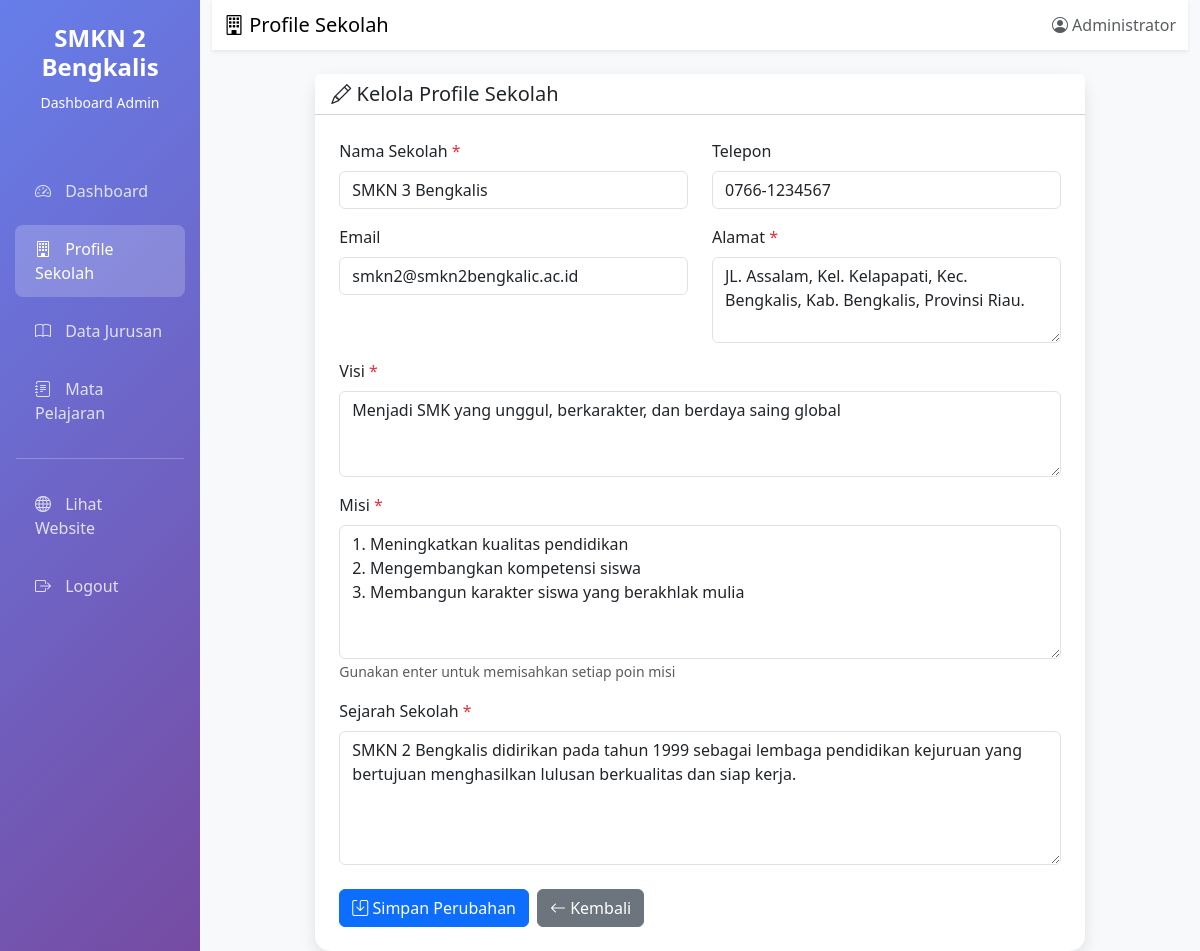
Screenshot of /dashboard/profile.php (signed in) with the database file from the repository.
### tables this page shows
CREATE TABLE `profile_sekolah` (
  `id` int NOT NULL,
  `nama_sekolah` varchar(100) NOT NULL,
  `alamat` text NOT NULL,
  `telepon` varchar(20) DEFAULT NULL,
  `email` varchar(50) DEFAULT NULL,
  `visi` text,
  `misi` text,
  `sejarah` text,
  `logo` varchar(255) DEFAULT NULL,
  `updated_at` timestamp NULL DEFAULT CURRENT_TIMESTAMP ON UPDATE CURRENT_TIMESTAMP
);

### dashboard/profile.php (the view, shortened to what this page needs)
<?php
$conn = getConnection();
$query = "SELECT * FROM profile_sekolah LIMIT 1";
$result = $conn->query($query);
$profile = $result->fetch_assoc();
?>
<!DOCTYPE html>
<html lang="id">
<head>
    <link href="https://cdn.jsdelivr.net/npm/bootstrap@5.3.0/dist/css/bootstrap.min.css" rel="stylesheet">
    <link rel="stylesheet" href="https://cdn.jsdelivr.net/npm/bootstrap-icons@1.10.0/font/bootstrap-icons.css">
</head>
<body>
    <div class="container-fluid">
        <div class="row">
            <div class="col-md-2 p-0 sidebar">
                <div class="text-center py-4">
                    <h4 class="fw-bold">SMKN 2 Bengkalis</h4>
                    <small>Dashboard Admin</small>
                </div>
                <nav class="nav flex-column mt-4">
                    <a class="nav-link" href="index.php">
                        <i class="bi bi-speedometer2"></i> Dashboard
                    </a>
                    <a class="nav-link active" href="profile.php">
                        <i class="bi bi-building"></i> Profile Sekolah
                    </a>
                    <a class="nav-link" href="jurusan.php">
                        <i class="bi bi-book"></i> Data Jurusan
                    </a>
                    <a class="nav-link" href="mata_pelajaran.php">
                        <i class="bi bi-journal-text"></i> Mata Pelajaran
                    </a>
                    <hr class="text-white mx-3">
                    <a class="nav-link" href="../profile/" target="_blank">
                        <i class="bi bi-globe"></i> Lihat Website
                    </a>
                    <a class="nav-link" href="../logout.php" onclick="return confirm('Yakin ingin logout?')">
                        <i class="bi bi-box-arrow-right"></i> Logout
                    </a>
                </nav>
            </div>
            <div class="col-md-10">
                <nav class="navbar navbar-light bg-white shadow-sm mb-4">
                    <div class="container-fluid">
                        <span class="navbar-brand mb-0 h1">
                            <i class="bi bi-building"></i> Profile Sekolah
                        </span>
                        <span class="text-muted">
                            <i class="bi bi-person-circle"></i>
                            <?php echo $_SESSION['admin_nama']; ?>
                        </span>
                    </div>
                </nav>
                <div class="container-fluid px-4">
                    <div class="row justify-content-center">
                        <div class="col-md-10">
                            <div class="card form-card">
                                <div class="card-header bg-white">
                                    <h5 class="mb-0">
                                        <i class="bi bi-pencil"></i> Kelola Profile Sekolah
                                    </h5>
                                </div>
                                <div class="card-body p-4">
                                    <form method="POST" action="">
                                        <div class="row">
                                            <div class="col-md-6 mb-3">
                                                <label for="nama_sekolah" class="form-label">
                                                    Nama Sekolah <span class="text-danger">*</span>
                                                </label>
                                                <input type="text" class="form-control" id="nama_sekolah"
                                                       name="nama_sekolah" required
                                                       value="<?php echo $profile ? $profile['nama_sekolah'] : ''; ?>">
                                            </div>
                                            <div class="col-md-6 mb-3">
                                                <label for="telepon" class="form-label">
                                                    Telepon
                                                </label>
                                                <input type="text" class="form-control" id="telepon"
                                                       name="telepon"
                                                       value="<?php echo $profile ? $profile['telepon'] : ''; ?>">
                                            </div>
                                        </div>
                                        <div class="row">
                                            <div class="col-md-6 mb-3">
                                                <label for="email" class="form-label">
                                                    Email
                                                </label>
                                                <input type="email" class="form-control" id="email"
                                                       name="email"
                                                       value="<?php echo $profile ? $profile['email'] : ''; ?>">
                                            </div>
                                            <div class="col-md-6 mb-3">
                                                <label for="alamat" class="form-label">
                                                    Alamat <span class="text-danger">*</span>
                                                </label>
                                                <textarea class="form-control" id="alamat" name="alamat"
                                                          rows="3" required><?php echo $profile ? $profile['alamat'] : ''; ?></textarea>
                                            </div>
                                        </div>
                                        <div class="mb-3">
                                            <label for="visi" class="form-label">
                                                Visi <span class="text-danger">*</span>
                                            </label>
                                            <textarea class="form-control" id="visi" name="visi"
                                                      rows="3" required><?php echo $profile ? $profile['visi'] : ''; ?></textarea>
                                        </div>
                                        <div class="mb-3">
                                            <label for="misi" class="form-label">
                                                Misi <span class="text-danger">*</span>
                                            </label>
                                            <textarea class="form-control" id="misi" name="misi"
                                                      rows="5" required><?php echo $profile ? $profile['misi'] : ''; ?></textarea>
                                            <small class="text-muted">Gunakan enter untuk memisahkan setiap poin misi</small>
                                        </div>
                                        <div class="mb-4">
                                            <label for="sejarah" class="form-label">
                                                Sejarah Sekolah <span class="text-danger">*</span>
                                            </label>
                                            <textarea class="form-control" id="sejarah" name="sejarah"
                                                      rows="5" required><?php echo $profile ? $profile['sejarah'] : ''; ?></textarea>
                                        </div>
                                        <div class="d-flex gap-2">
                                            <button type="submit" class="btn btn-primary">
                                                <i class="bi bi-save"></i> Simpan Perubahan
                                            </button>
                                            <a href="index.php" class="btn btn-secondary">
                                                <i class="bi bi-arrow-left"></i> Kembali
                                            </a>
                                        </div>
                                    </form>
                                </div>
                            </div>
                        </div>
                    </div>
                </div>
            </div>
        </div>
    </div>
</body>
</html>

### dashboard/profile.php (style rules this page uses)
:root { --primary-color: #667eea; --secondary-color: #764ba2; }
body { background-color: #f8f9fa; }
.sidebar { min-height: 100vh; background: linear-gradient(135deg, var(--primary-color) 0%, var(--secondary-color) 100%); color: white; }
.sidebar .nav-link { color: rgba(255,255,255,0.8); padding: 12px 20px; margin: 5px 15px; border-radius: 8px; transition: all 0.3s; }
.sidebar .nav-link:hover, .sidebar .nav-link.active { background: rgba(255,255,255,0.2); color: white; }
.sidebar .nav-link i { margin-right: 10px; width: 20px; }
.form-card { border-radius: 15px; border: none; box-shadow: 0 5px 15px rgba(0,0,0,0.1); }

### rows the page displays
profile_sekolah: nama_sekolah "SMKN 3 Bengkalis", telepon "0766-1234567", email "smkn2@smkn2bengkalic.ac.id", alamat "JL. Assalam, Kel. Kelapapati, Kec. Bengkalis, Kab. Bengkalis, Provinsi Riau.", visi "Menjadi SMK yang unggul, berkarakter, dan berdaya saing global", misi "1. Meningkatkan kualitas pendidikan 2. Mengembangkan kompetensi siswa 3. Membangun karakter siswa yang berakhlak mulia", sejarah "SMKN 2 Bengkalis didirikan pada tahun 1999 sebagai lembaga pendidikan kejuruan yang bertujuan menghasilkan lulusan berkualitas dan siap kerja."

### other values shown
$_SESSION['admin_nama'] "Administrator"
